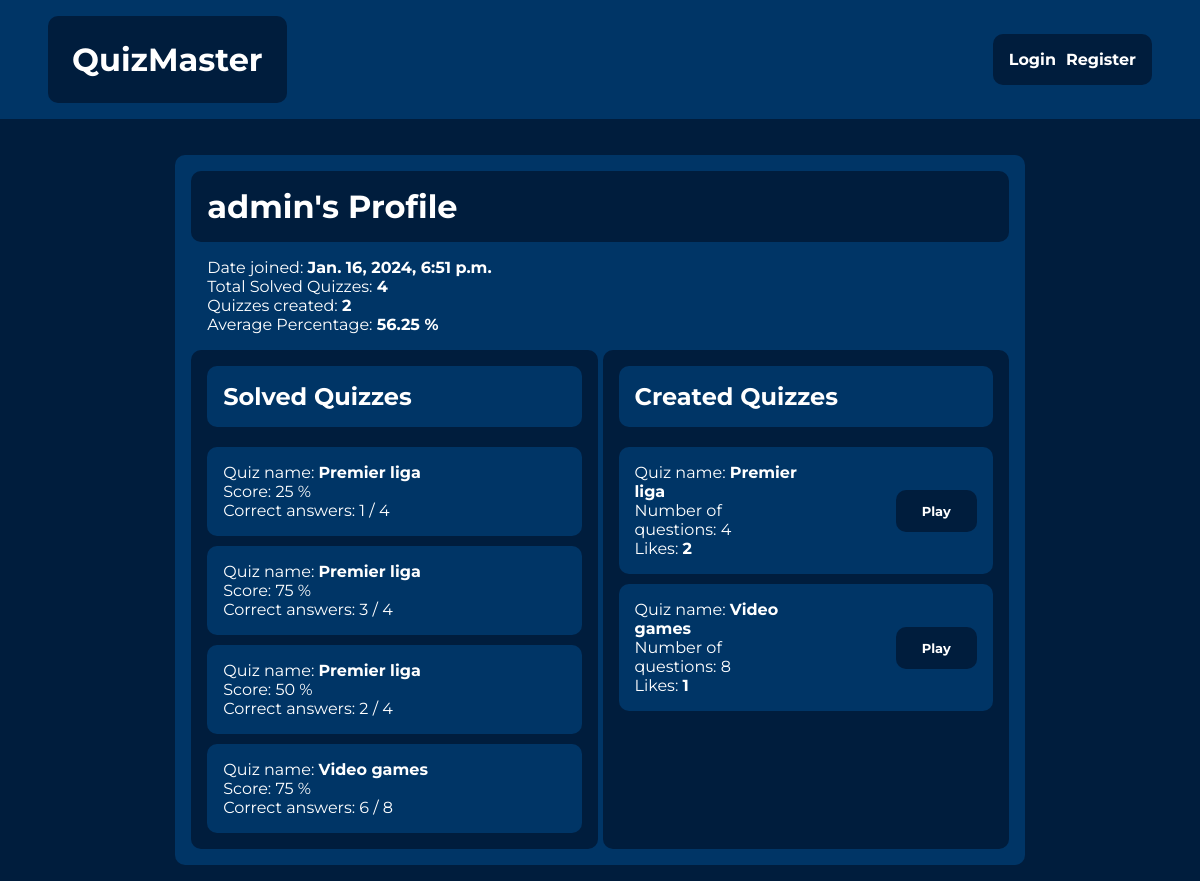
The page /quiz/1/profile/ on the database as committed earlier.
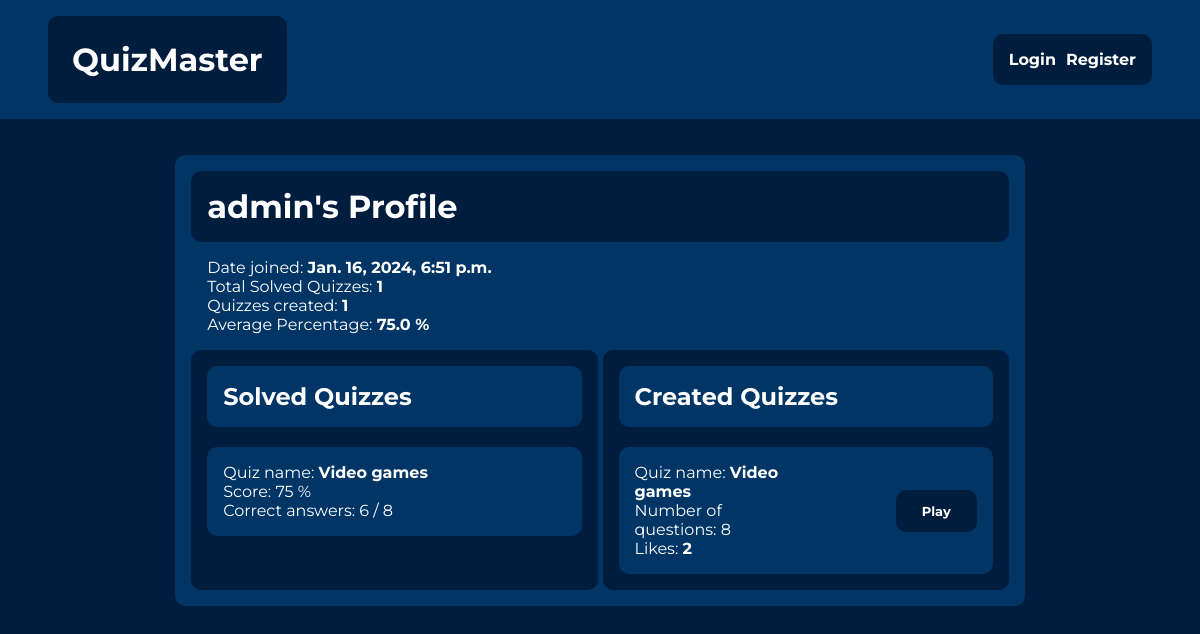
The same page on the database as committed later.
### quiz/models.py (models this page shows, shortened)
class QuizResult(models.Model):
    user = models.ForeignKey(User, on_delete=models.CASCADE)
    quiz = models.ForeignKey(Quiz, on_delete=models.CASCADE)
    score = models.IntegerField(blank=False)
    correct_answers = models.IntegerField(blank=False)

class Quiz(models.Model):
    quiz_name = models.CharField(max_length=200, blank=False)
    pub_date = models.DateTimeField("date published", auto_now_add=True)
    description = models.TextField(blank=False)
    author = models.ForeignKey(User, on_delete=models.CASCADE)

### quiz/views.py (the view)
# urls.py: path('<int:user_id>/profile/', views.user_profile, name="user_profile"),
def user_profile(request, user_id):
    user_profile = get_object_or_404(User, pk=user_id)
    quiz_results = QuizResult.objects.filter(user=user_profile)
    created_quizzes = Quiz.objects.filter(author=user_profile)
    total_percentage = 0
    for result in quiz_results:
        total_percentage += result.score
    if total_percentage > 0 and quiz_results.count() > 0:
        average_percentage = total_percentage / quiz_results.count()
    else:
        average_percentage = 0
    context = {
        'user_profile': user_profile,
        'quiz_results': quiz_results,
        'average_percentage': round(average_percentage, 2),
        'created_quizzes': created_quizzes
    }
    return render(request, 'quiz/user_profile.html', context)

### quiz/templates/quiz/user_profile.html (shortened to what this page needs)
{% extends "quiz/base.html" %}
{% block content %}
<div class="profile-layout">
    <div class="profile-heading">
        <h1>{{ user_profile.username }}'s Profile</h1>
    </div>
    <div class="profile-info">
        <p>Date joined: <span style="font-weight:bold;">{{ user_profile.date_joined }}</span></p>
        <p>Total Solved Quizzes: <span style="font-weight:bold;">{{ quiz_results.count }}</span></p>
        <p>Quizzes created: <span style="font-weight:bold;">{{ created_quizzes.count }}</span></p>
        <p>Average Percentage: <span style="font-weight:bold;">{{ average_percentage }} %</span></p>
    </div>
    <div class="profile-content">
        <div class="profile-content-div">
            <div class="profile-heading-content">
                <h2>Solved Quizzes</h2>
            </div>
            <div class="profile-quizzes-container">
                {% for result in quiz_results %}
                    <div class="profile-quizzes-item">
                        <p>Quiz name:
                            <a href="{% url 'quiz:detail' result.quiz.id %}" class="author-link">{{ result.quiz.quiz_name }}</a>
                        </p>
                        <p>Score: {{ result.score }} %</p>
                        <p>Correct answers: {{ result.correct_answers }} / {{ result.quiz.question_set.count }}</p>
                    </div>
                {% endfor %}
            </div>
        </div>
        <div class="profile-content-div">
            <div class="profile-heading-content">
                <h2>Created Quizzes</h2>
            </div>
            <div class="profile-quizzes-container">
                {% for quiz in created_quizzes %}
                    <div class="profile-quizzes-item item-created">
                        <div class="quizzes-item-info">
                            <p>Quiz name:
                                <a href="{% url 'quiz:detail' quiz.id %}" class="author-link">{{ quiz.quiz_name }}</a>
                            </p>
                            <p>Number of questions: {{ quiz.question_set.count }}</p>
                            <p>Likes: <span style="font-weight: bold;">{{ quiz.likes.count }}</span></p>
                        </div>
                        <div class="profile-button-div">
                            <a href="{% url 'quiz:solve_quiz' quiz.id %}">
                                <button class="list-item-button" style="padding:1em 2em;font-size:small;">Play</button>
                            </a>
                        </div>
                    </div>
                {% endfor %}
            </div>
        </div>
    </div>
</div>
{% endblock content %}

Rows that differ between the two databases and show on the page:
removed QuizResult: quiz.quiz_name "Premier liga", score "25", correct_answers "1", quiz.question_set.count "4"
removed QuizResult: quiz.quiz_name "Premier liga", score "75", correct_answers "3", quiz.question_set.count "4"
removed QuizResult: quiz.quiz_name "Premier liga", score "50", correct_answers "2", quiz.question_set.count "4"
removed Quiz: quiz_name "Premier liga", question_set.count "4", likes.count "2"
computed for Quiz "Video games": likes.count "1" → "2"
Other text that changed with them:
{{ quiz_results.count }}: "4" → "1"
{{ created_quizzes.count }}: "2" → "1"
{{ average_percentage }}: "56.25" → "75.0"
